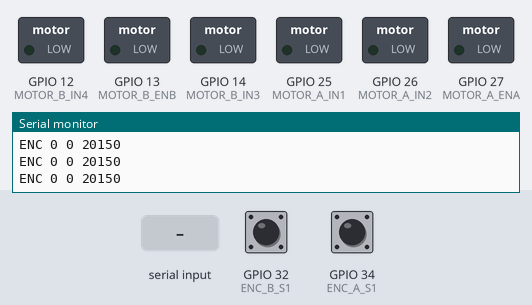
Simulated run of this sketch. Board: ESP32. Parts: switched loads named in the sketch (green lamp = pin HIGH), the last lines printed to the serial monitor. The test bench sets the inputs (shaded band); at power-on: GPIO 32 (ENC_B_S1) HIGH, GPIO 34 (ENC_A_S1) HIGH.

Above: at 1.4 s.
1.5 s: "PWM  45\n" received over Serial
At 1.9 s:
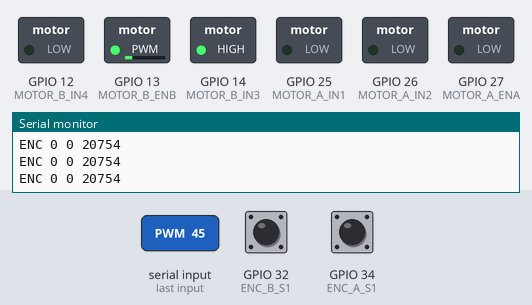
3.5 s: "STOP 1\n" received over Serial
5.0 s: "PING\n" received over Serial
Timing chart, 0 to 8.0 s (numbered marks = the images above; inputs shaded):
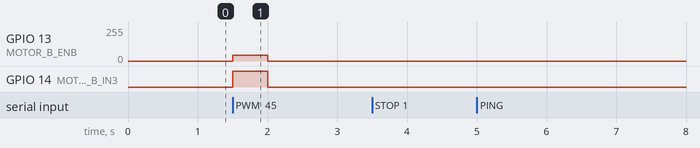

Measured:
- after the input at 1.5 s, GPIO 13 (MOTOR_B_ENB): 0/255 → 45/255 at once, → 0/255 0.50 s later; GPIO 14 (MOTOR_B_IN3): LOW → HIGH at once, → LOW 0.50 s later

The sketch:

esp32_motors.ino
```cpp
/*
 * ============================================================
 *  esp32_motors.ino  -  ESCLAVO de motores del robot diferencial
 *  H-Bridge L298N + 2 motores 12V con encoders Hall en cuadratura
 *
 *  Maestro: Raspberry Pi 5 (ROS 2).
 *  Comunicacion: USB CDC (Serial), 115200 baud, lineas terminadas en '\n'.
 * ============================================================
 *
 *  PINES (mantienen el pinout de motores_mov.txt):
 *
 *  MOTOR A (Izquierdo)
 *    IN1  -> GPIO 25
 *    IN2  -> GPIO 26
 *    ENA  -> GPIO 27  (PWM)
 *
 *  MOTOR B (Derecho)
 *    IN3  -> GPIO 14
 *    IN4  -> GPIO 12
 *    ENB  -> GPIO 13  (PWM)
 *
 *  ENCODER MOTOR A
 *    S1   -> GPIO 34  (interrupt, canal A)
 *    S2   -> GPIO 35  (canal B, direccion)
 *
 *  ENCODER MOTOR B
 *    S1   -> GPIO 32  (interrupt, canal A)
 *    S2   -> GPIO 33  (canal B, direccion)
 *
 * ============================================================
 *  PROTOCOLO
 *
 *  RPi -> ESP32:
 *    PWM <left> <right>     left,right en [-255, 255]
 *    STOP                   detiene motores y resetea PWM a 0
 *    RESET                  resetea contadores de encoder a 0
 *    PING                   responde PONG
 *
 *  ESP32 -> RPi (automatico cada 20 ms):
 *    ENC <left> <right> <dt_us>
 *
 *  ESP32 -> RPi (en respuesta):
 *    READY                  al arrancar
 *    OK                     comando aceptado
 *    PONG                   respuesta a PING
 *    ERR:<causa>            error de parseo
 *
 *  WATCHDOG:
 *    Si la ESP32 no recibe ningun comando PWM en 500 ms,
 *    detiene los motores automaticamente.
 * ============================================================
 */

// ---- PINES MOTOR A (Izquierdo) ----
#define MOTOR_A_IN1     25
#define MOTOR_A_IN2     26
#define MOTOR_A_ENA     27

// ---- PINES MOTOR B (Derecho) ----
#define MOTOR_B_IN3     14
#define MOTOR_B_IN4     12
#define MOTOR_B_ENB     13

// ---- PINES ENCODER A ----
#define ENC_A_S1        34
#define ENC_A_S2        35

// ---- PINES ENCODER B ----
#define ENC_B_S1        32
#define ENC_B_S2        33

// ---- PWM ----
#define PWM_FREQ        1000
#define PWM_RESOLUTION  8       // 0..255

// ---- WATCHDOG ----
const unsigned long WATCHDOG_MS = 500;

// ---- TELEMETRIA ----
const unsigned long ENC_REPORT_US = 20000;   // 20 ms = 50 Hz

// ---- ESTADO ----
volatile long encA_count = 0;
volatile long encB_count = 0;
unsigned long last_cmd_ms = 0;
unsigned long last_enc_us = 0;
long          last_encA   = 0;
long          last_encB   = 0;

// ============================================================
//  ISR encoders
// ============================================================
void IRAM_ATTR ISR_EncoderA() {
  if (digitalRead(ENC_A_S2) == HIGH) encA_count++;
  else                                encA_count--;
}

void IRAM_ATTR ISR_EncoderB() {
  if (digitalRead(ENC_B_S2) == HIGH) encB_count++;
  else                                encB_count--;
}

// ============================================================
//  Motores
// ============================================================
void setMotorA(int spd) {
  if (spd > 255)  spd = 255;
  if (spd < -255) spd = -255;
  if (spd > 0) {
    digitalWrite(MOTOR_A_IN1, HIGH);
    digitalWrite(MOTOR_A_IN2, LOW);
    ledcWrite(MOTOR_A_ENA, spd);
  } else if (spd < 0) {
    digitalWrite(MOTOR_A_IN1, LOW);
    digitalWrite(MOTOR_A_IN2, HIGH);
    ledcWrite(MOTOR_A_ENA, -spd);
  } else {
    digitalWrite(MOTOR_A_IN1, LOW);
    digitalWrite(MOTOR_A_IN2, LOW);
    ledcWrite(MOTOR_A_ENA, 0);
  }
}

void setMotorB(int spd) {
  if (spd > 255)  spd = 255;
  if (spd < -255) spd = -255;
  if (spd > 0) {
    digitalWrite(MOTOR_B_IN3, HIGH);
    digitalWrite(MOTOR_B_IN4, LOW);
    ledcWrite(MOTOR_B_ENB, spd);
  } else if (spd < 0) {
    digitalWrite(MOTOR_B_IN3, LOW);
    digitalWrite(MOTOR_B_IN4, HIGH);
    ledcWrite(MOTOR_B_ENB, -spd);
  } else {
    digitalWrite(MOTOR_B_IN3, LOW);
    digitalWrite(MOTOR_B_IN4, LOW);
    ledcWrite(MOTOR_B_ENB, 0);
  }
}

void stopAll() {
  setMotorA(0);
  setMotorB(0);
}

// ============================================================
//  Parser
// ============================================================
void sendLine(const String& s) {
  Serial.print(s);
  Serial.print('\n');
}

void handleLine(String line) {
  line.trim();
  if (line.length() == 0) return;

  if (line.startsWith("PWM ")) {
    int sp1 = line.indexOf(' ', 4);
    if (sp1 < 0) { sendLine("ERR:bad_args"); return; }
    int left  = line.substring(4, sp1).toInt();
    int right = line.substring(sp1 + 1).toInt();
    setMotorA(left);
    setMotorB(right);
    last_cmd_ms = millis();
    sendLine("OK");
  }
  else if (line == "STOP") {
    stopAll();
    last_cmd_ms = millis();
    sendLine("OK");
  }
  else if (line == "RESET") {
    noInterrupts();
    encA_count = 0;
    encB_count = 0;
    last_encA  = 0;
    last_encB  = 0;
    interrupts();
    sendLine("OK");
  }
  else if (line == "PING") {
    sendLine("PONG");
  }
  else if (line == "WHOAMI") {
    sendLine("ID:MOTORS");
  }
  else {
    sendLine("ERR:unknown_cmd");
  }
}

// ============================================================
//  Setup
// ============================================================
void setup() {
  pinMode(MOTOR_A_IN1, OUTPUT);
  pinMode(MOTOR_A_IN2, OUTPUT);
  pinMode(MOTOR_B_IN3, OUTPUT);
  pinMode(MOTOR_B_IN4, OUTPUT);

  ledcAttach(MOTOR_A_ENA, PWM_FREQ, PWM_RESOLUTION);
  ledcAttach(MOTOR_B_ENB, PWM_FREQ, PWM_RESOLUTION);

  // GPIO 34 y 35 son input-only y NO tienen pull-up interno en el ESP32.
  // Si se usan, deben llevar un resistor externo de 10 kohm a 3.3V.
  // Por eso aqui usamos INPUT (sin pull-up) — el pull-up es externo.
  pinMode(ENC_A_S1, INPUT);
  pinMode(ENC_A_S2, INPUT);
  // GPIO 32 y 33 si soportan pull-up interno.
  pinMode(ENC_B_S1, INPUT_PULLUP);
  pinMode(ENC_B_S2, INPUT_PULLUP);

  attachInterrupt(digitalPinToInterrupt(ENC_A_S1), ISR_EncoderA, RISING);
  attachInterrupt(digitalPinToInterrupt(ENC_B_S1), ISR_EncoderB, RISING);

  stopAll();
  Serial.begin(115200);
  delay(200);
  last_cmd_ms = millis();
  last_enc_us = micros();
  sendLine("READY");
}

// ============================================================
//  Loop
// ============================================================
static String rx;

void loop() {
  // --- Recepcion no bloqueante ---
  while (Serial.available()) {
    char c = (char)Serial.read();
    if (c == '\n' || c == '\r') {
      if (rx.length() > 0) { handleLine(rx); rx = ""; }
    } else {
      rx += c;
      if (rx.length() > 64) rx = "";
    }
  }

  // --- Watchdog ---
  if (millis() - last_cmd_ms > WATCHDOG_MS) {
    stopAll();
  }

  // --- Telemetria de encoders cada 20 ms ---
  unsigned long now_us = micros();
  if (now_us - last_enc_us >= ENC_REPORT_US) {
    unsigned long dt = now_us - last_enc_us;
    last_enc_us = now_us;

    noInterrupts();
    long a = encA_count;
    long b = encB_count;
    interrupts();

    // Reportamos posiciones absolutas (la RPi calcula deltas).
    Serial.print("ENC ");
    Serial.print(a);
    Serial.print(' ');
    Serial.print(b);
    Serial.print(' ');
    Serial.println(dt);
  }
}
```
